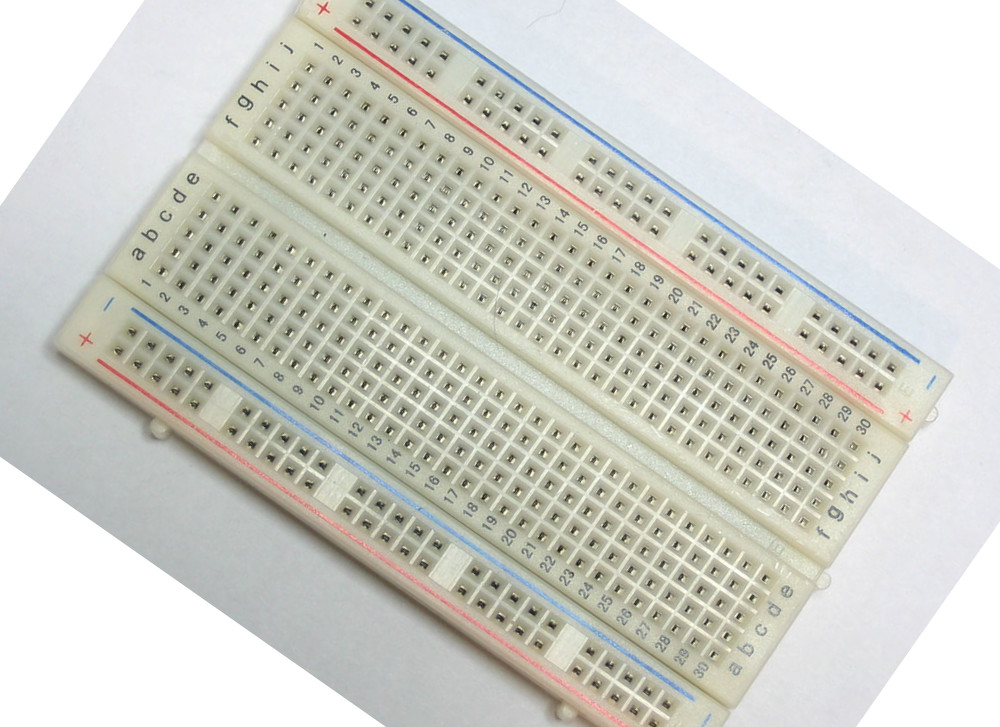
#> input picture imgs/breadboard_35.jpg, 1000 x 727 px, found by its file name
$ jupyter execute --allow-errors cv_exploration.ipynb   (Python 2 division)   (older library calls are emulated)
#> lines starting #> are read from the running program, lines starting #| are printed output that depends on the picture
[cell 1]
import cv2
import numpy as np
from scipy.ndimage.filters import gaussian_filter

# Identifying a breadboard grid

[cell 2]
cvimg = cv2.imread('imgs/breadboard_35.jpg', 0)
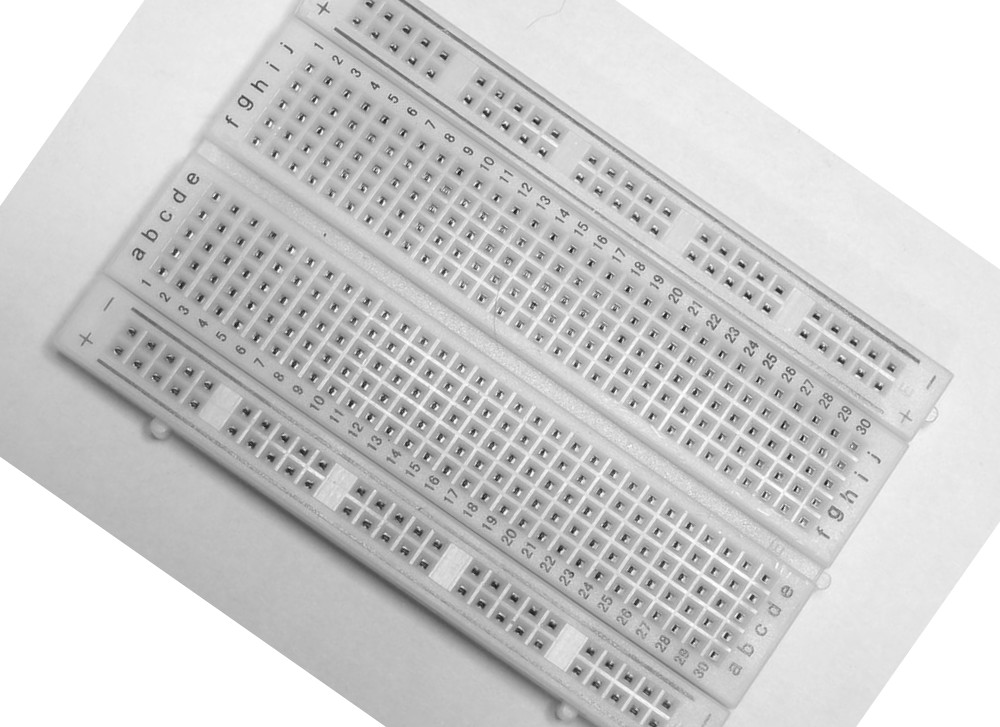
#> cvimg: shape (727, 1000); min 16, max 255, mean 206.5


$ run again, with imgs/breadboard.jpg copied over imgs/breadboard_35.jpg
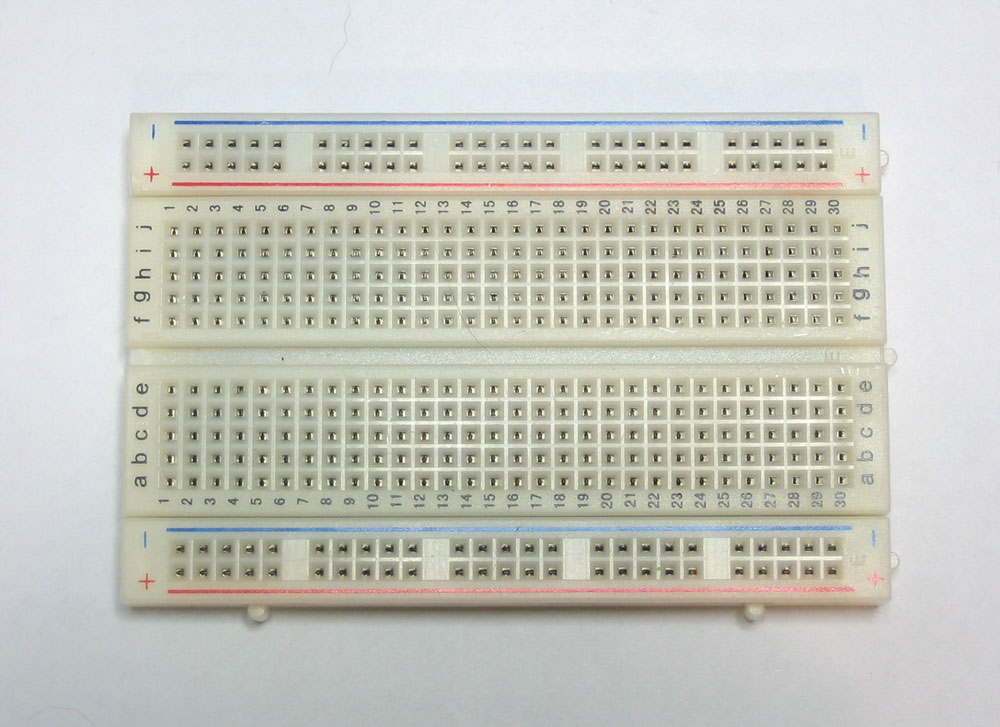
#> input picture imgs/breadboard.jpg, 1000 x 727 px, found by its file name
#> `cvimg = cv2.imread('imgs/breadboard_35.jpg', 0)`:
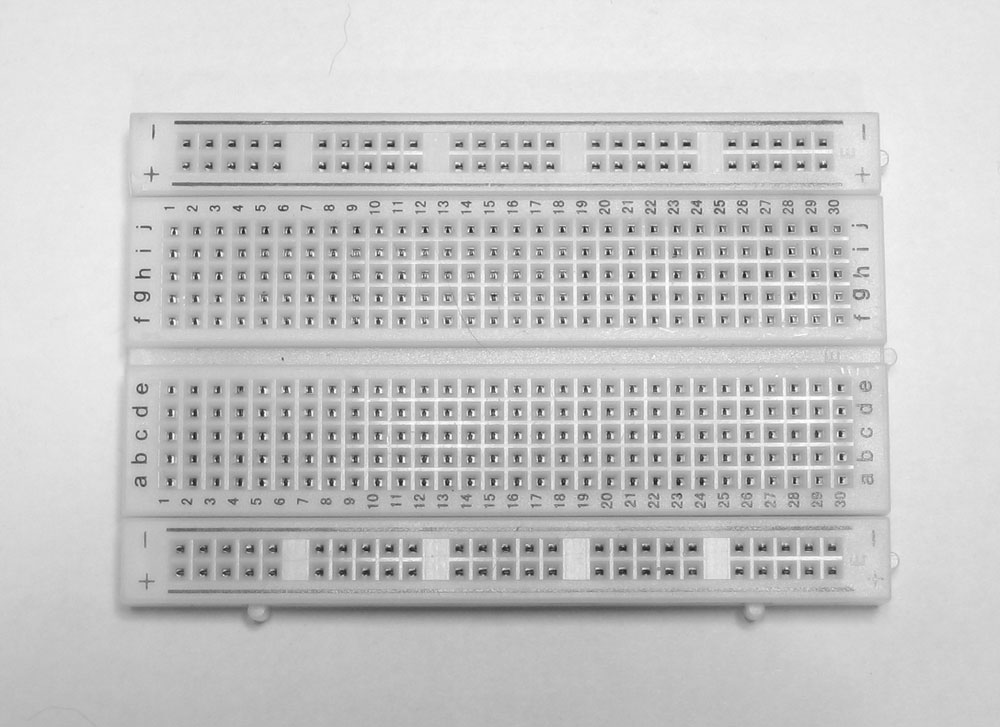
#> cvimg: shape (727, 1000); min 21, max 255, mean 198.9

$ run again, with imgs/img1.jpg copied over imgs/breadboard_35.jpg
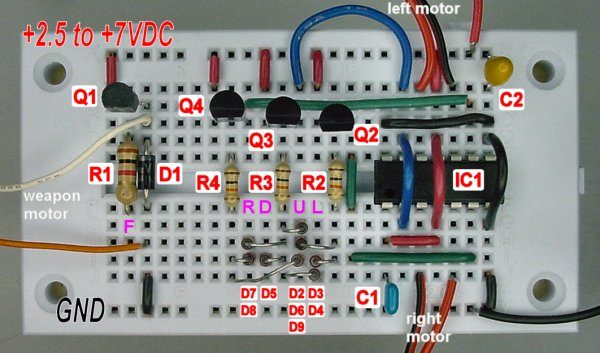
#> input picture imgs/img1.jpg, 600 x 353 px, found by its file name
#> `cvimg = cv2.imread('imgs/breadboard_35.jpg', 0)`:
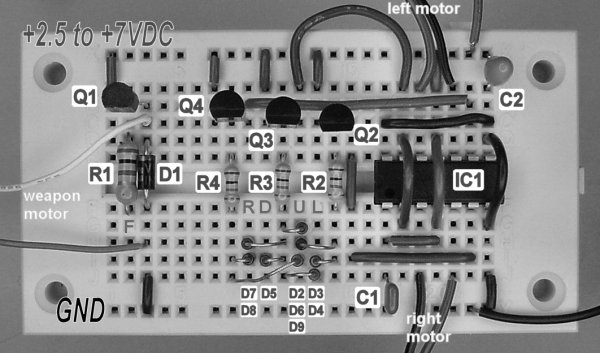
#> cvimg: shape (353, 600); min 0, max 255, mean 140.7

$ run again, with imgs/img2.jpg copied over imgs/breadboard_35.jpg
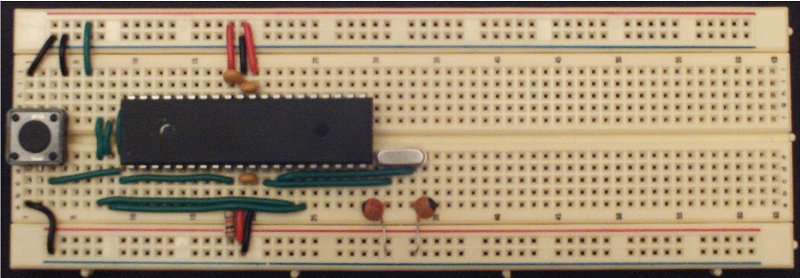
#> input picture imgs/img2.jpg, 800 x 278 px, found by its file name
#> `cvimg = cv2.imread('imgs/breadboard_35.jpg', 0)`:
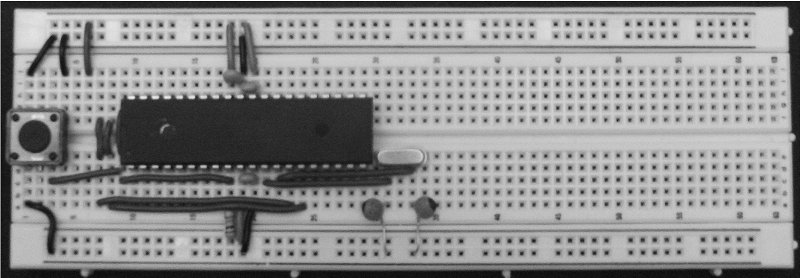
#> cvimg: shape (278, 800); min 7, max 255, mean 142.7
